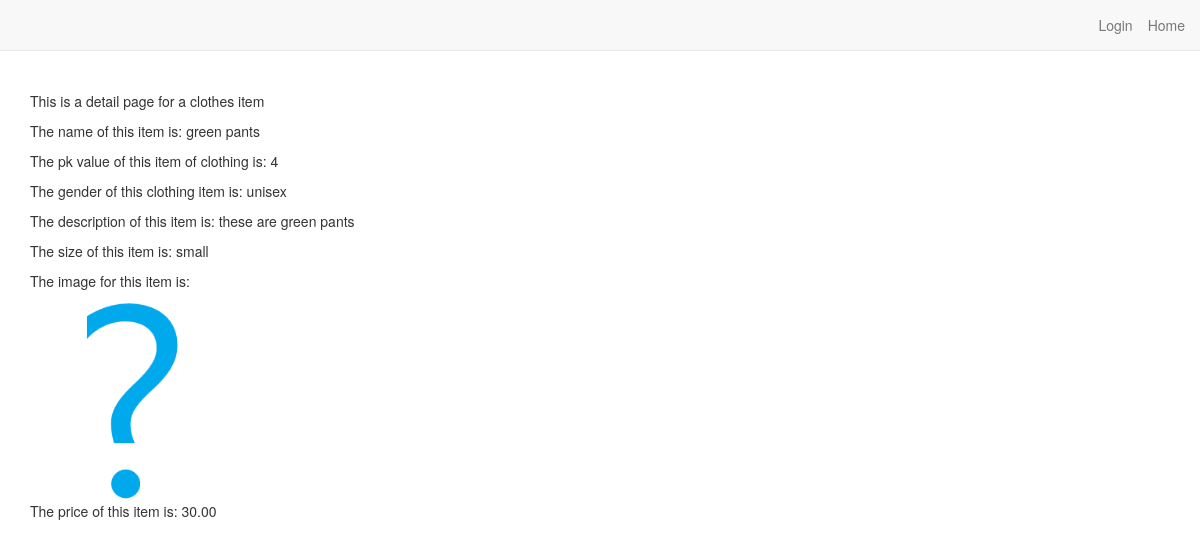
Page /4/ on the committed database.
### main_app/models.py (models this page shows, shortened)
class Clothes_Item(models.Model):
    user = models.ForeignKey(User)
    name = models.CharField(max_length=50)
    description = models.CharField(max_length=255)
    brand = models.CharField(max_length=32, default="N/A")
    size = models.CharField(max_length=32)
    price = models.DecimalField(max_digits=10, decimal_places=2)
    color = models.CharField(max_length=32, default="N/A")
    image = models.ImageField(upload_to='documents/', default='default.png')
    gender = models.CharField(max_length=14)
    clothing_choices = [('Tops', 'Tops'), ('Bottoms', 'Bottoms'), ('Dresses', 'Dresses'), ('Shoes', 'Shoes'), ('Accessories', 'Accessories'), ('Costumes', 'Costumes'), ('Other', 'Other')]
    clothing_type = models.CharField(choices=clothing_choices, max_length=14)

### main_app/views.py (the view)
# urls.py: url(r'([0-9]+)/$', views.detail, name='detail'),
@never_cache
def detail(request, clothing_item_id):
    clothes_item = Clothes_Item.objects.get(id=clothing_item_id)
    user = request.user
    if user.is_authenticated():
        favorite_clothes_ids = get_favorite_clothes_ids(request)
        return render(request, 'detail.html', {'user': user, 'clothes_item': clothes_item, "favorite_clothes_ids": favorite_clothes_ids})
    return render(request, 'detail.html', {'user': user, 'clothes_item': clothes_item})

### main_app/templates/detail.html (shortened to what this page needs)
{% extends 'base.html' %}
{% load staticfiles %}
{% block content %}
<div>
<p>This is a detail page for a clothes item</p>
<p>The name of this item is: {{ clothes_item.name }}</p>
<p>The pk value of this item of clothing is: {{ clothes_item.pk }}</p>
<p>The gender of this clothing item is: {{ clothes_item.gender }}</p>
<p>The description of this item is: {{ clothes_item.description }}</p>
<p>The size of this item is: {{ clothes_item.size }}</p>
<p>The image for this item is: </p>
<img src="{{ clothes_item.image.url }}" height="200">
<p>The price of this item is: {{ clothes_item.price }}</p>
</div>
{% endblock %}

### rows in the picture
Clothes_Item: name "green pants", pk "4", gender "unisex", description "these are green pants", size "small", image (placeholder picture), price "30.00"
